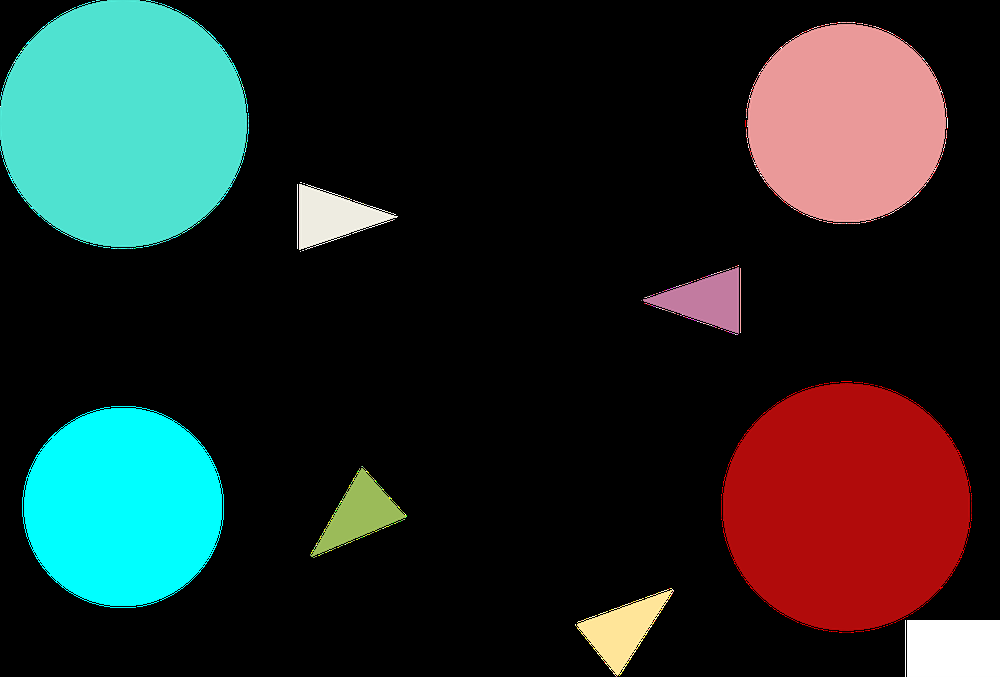
#> input picture circulo.png, 1000 x 677 px, shrunk from 3203 x 2167 before the run, given in place of the camera
$ python nac_r3.py   (older library calls are emulated)
#> lines starting #> are read from the running program, lines starting #| are printed output that depends on the picture; after the words box and inside, x2 and y2 are one past the last pixel; in counts of white or black regions, pixels touching at a corner belong together
# Controla um jogo da sua escolha, programa irá emular o pressionamento das teclas do teclado em função do ângulo de inclinação (ex: ângulo positivo vira para direita, ângulo negativo vira para esquerda se for um jogo de corrida).

# Essa rubrica não pode ser feita no jupyter notebook ou google Colab. Deve ser um programa python .py.

import cv2 as cv
import numpy as np
import math


def encontrar_contornos(mask, frame):
    gray = frame.copy()
    gray = cv.cvtColor(gray, cv.COLOR_BGR2GRAY)
    contornos, _ = cv.findContours(mask, cv.RETR_TREE, cv.CHAIN_APPROX_SIMPLE)

    centres = []
    for i in range(len(contornos)):
        moments = cv.moments(contornos[i])
        centres.append((int(moments['m10']/moments['m00']), int(moments['m01']/moments['m00'])))

    contornos_img = frame.copy()

    if len(centres) == 2:
        cx1=centres[0][0]
        cx2=centres[1][0]
        cy1=centres[0][1]
        cy2=centres[1][1]

        cv.drawContours(contornos_img, contornos, -1, [255, 255, 0], 5)
        cv.line(contornos_img,(cx1,cy1),(cx2, cy2),(100,255,255),2)
        m1 = (cy1 - cy2)/(cx1 - cx2)
        m2 = (cy2 - cy2)/(cx1 - cx2)
        angulo = math.atan((m2-m1)/(1-(m2*m1)))
        angulo_graus = round(math.degrees(angulo))

        font = cv.FONT_HERSHEY_SIMPLEX
        text = f'Angulo da reta: {angulo_graus}'
        textsize = cv.getTextSize(text, font, 1, 1)[0]

        textX = int((contornos_img.shape[1] - textsize[0]) / 2)
        textY = int((contornos_img.shape[0] + textsize[1]) / 2)
        cv.putText(contornos_img, text, (textX, textY), font, 1, (100, 255, 255), 1)
        return contornos_img

    return frame

cv.namedWindow("preview")
vc = cv.VideoCapture(0)


if vc.isOpened():
    rval, frame = vc.read()
#> frame is the input picture: shape (677, 1000, 3); mean B, G, R 40.1, 42.2, 35.8
else:
    rval = False

while rval:
    frame = cv.flip(frame, 1)
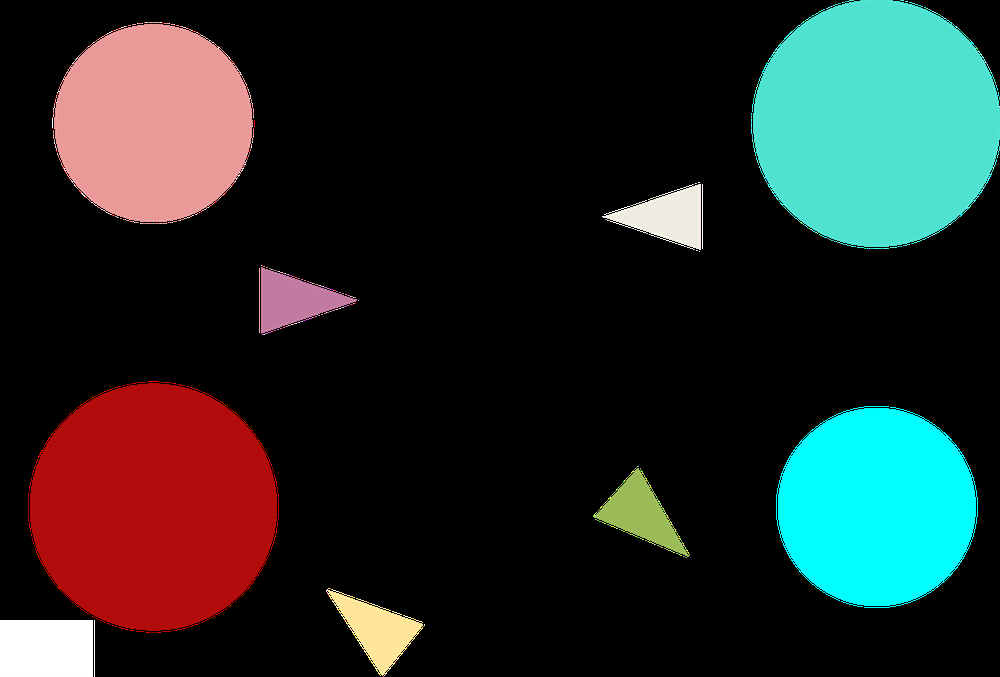
#> frame: shape (677, 1000, 3); mean B, G, R 40.1, 42.2, 35.8
    cframe = frame.copy()
    cframe = cv.cvtColor(cframe,cv.COLOR_BGR2GRAY)
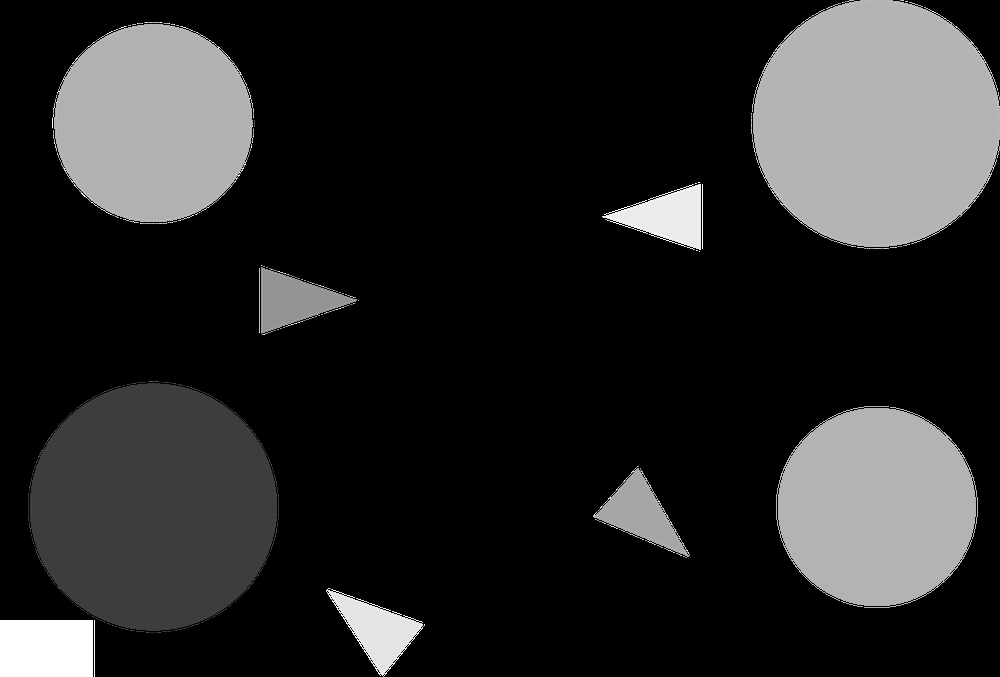
#> cframe: shape (677, 1000); min 0, max 255, mean 40.1

    circles = cv.HoughCircles(cframe,cv.HOUGH_GRADIENT,dp=4,minDist=200,param1=300,param2=150,minRadius=80,maxRadius=120)
#> circles = [[154, 122, 101.6], [878, 510, 99.6], [866, 126, 117.6], [142, 510, 113.2]]

    mask = cframe.copy()
    mask = np.zeros(cframe.shape[:2],dtype="uint8")

    if circles is not None:
        raio = []
        circles = np.uint16(np.around(circles))
#> circles = [[154, 122, 102], [878, 510, 100], [866, 126, 118], [142, 510, 113]]
        for i in circles[0,:2]:
            cv.circle(mask,(i[0],i[1]),i[2],(255,255,0),-1)
            cv.circle(frame,(i[0],i[1]),i[2],(255,255,0),2)
#> this loop made 2 passes
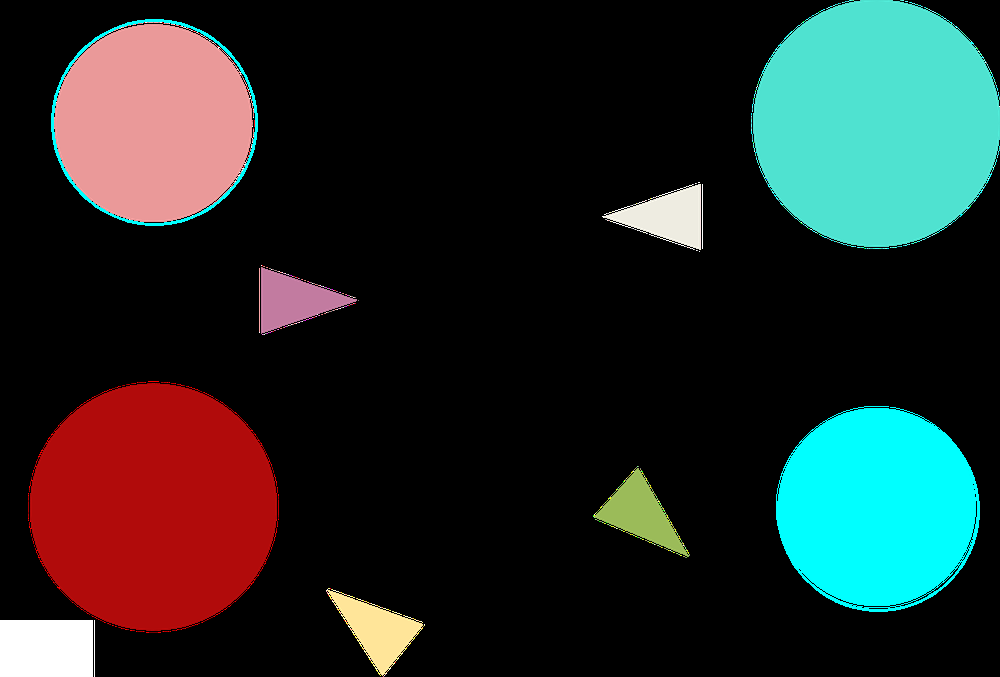
#> frame: shape (677, 1000, 3); 0.42% of pixels changed, all inside (x1, y1, x2, y2) = (51, 19, 980, 612)
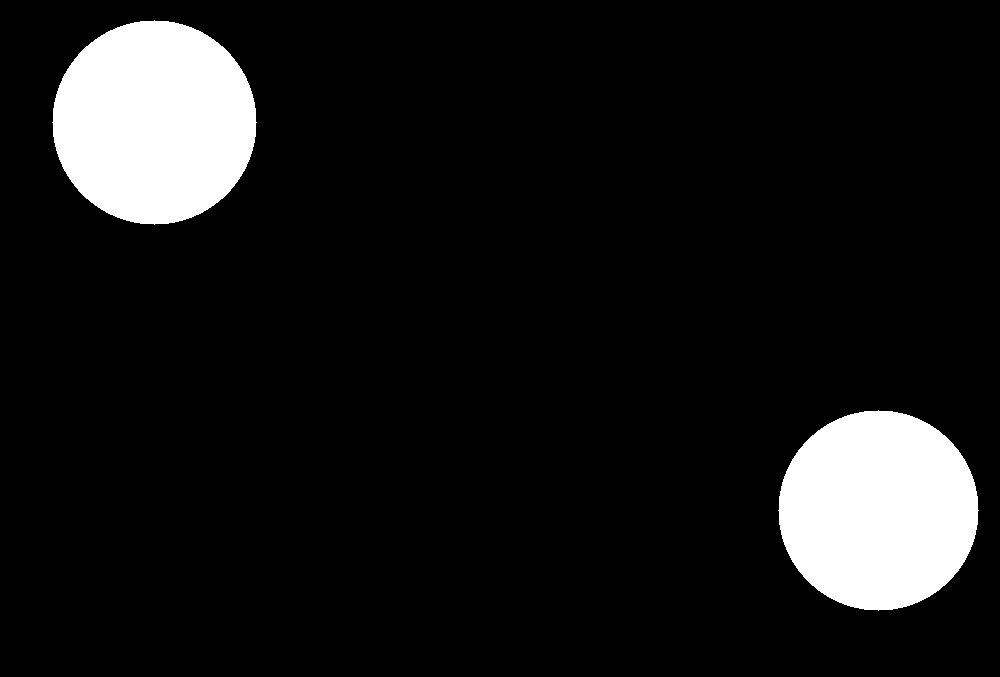
#> mask: shape (677, 1000); 9.5% white; 2 white regions
        frame = encontrar_contornos(mask, frame).copy()
#> in encontrar_contornos, `contornos, _ = cv.findContours(mask, cv.RETR_TREE, cv.CHAIN_APPROX_SIM..`: contornos = 2 contours; box (x1, y1, x2, y2) and area: (52, 20, 257, 225) 32392, (778, 410, 979, 611) 31134
#> the loop in encontrar_contornos, `for i in range(len(contornos)):` made 2 passes
#> after the loop in encontrar_contornos, `for i in range(len(contornos)):`: centres = [(878, 510), (154, 122)]
#> in encontrar_contornos, `cx1=centres[0][0]`: cx1 = 878
#> in encontrar_contornos, `cx2=centres[1][0]`: cx2 = 154
#> in encontrar_contornos, `cy1=centres[0][1]`: cy1 = 510
#> in encontrar_contornos, `cy2=centres[1][1]`: cy2 = 122
#> in encontrar_contornos, `m1 = (cy1 - cy2)/(cx1 - cx2)`: m1 = 0.536
#> in encontrar_contornos, `m2 = (cy2 - cy2)/(cx1 - cx2)`: m2 = 0
#> in encontrar_contornos, `angulo = math.atan((m2-m1)/(1-(m2*m1)))`: angulo = -0.492
#> in encontrar_contornos, `angulo_graus = round(math.degrees(angulo))`: angulo_graus = -28
#> in encontrar_contornos, `font = cv.FONT_HERSHEY_SIMPLEX`: font = 0
#> in encontrar_contornos, `text = f'Angulo da reta: {angulo_graus}'`: text = 'Angulo da reta: -28'
#> in encontrar_contornos, `textsize = cv.getTextSize(text, font, 1, 1)[0]`: textsize = (327, 22)
#> in encontrar_contornos, `textX = int((contornos_img.shape[1] - textsize[0]) / 2)`: textX = 336
#> in encontrar_contornos, `textY = int((contornos_img.shape[0] + textsize[1]) / 2)`: textY = 349
#> in encontrar_contornos, `cv.putText(contornos_img, text, (textX, textY), font, 1, (100, 255, 25..`:
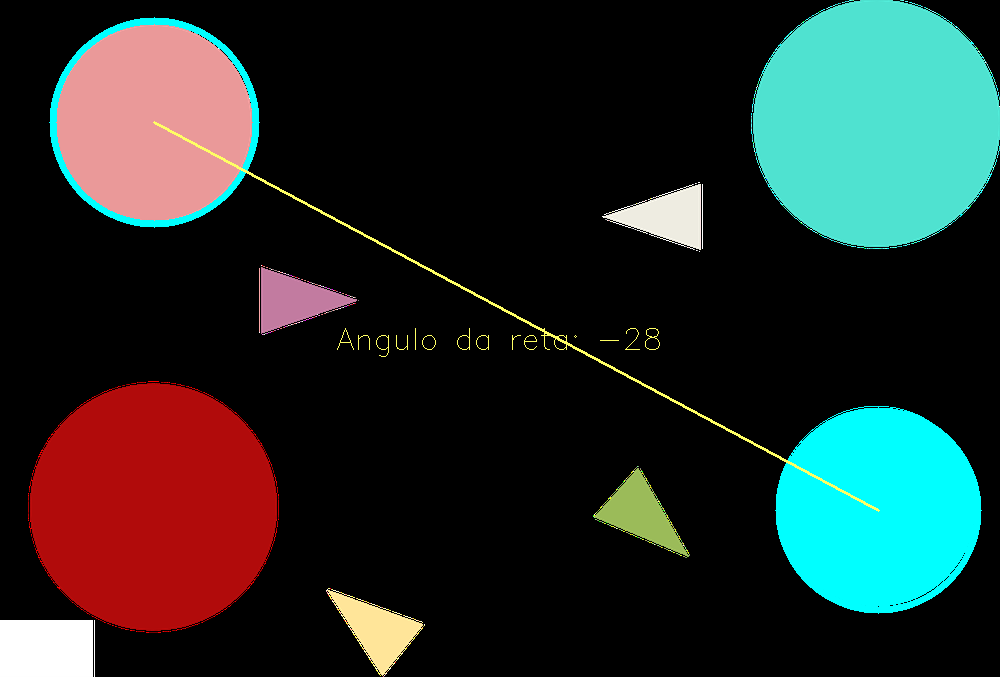
#> contornos_img: shape (677, 1000, 3); mean B, G, R 42.3, 45.1, 36.4

    cv.imshow("preview", frame)


    rval, frame = vc.read()
    key = cv.waitKey(20)
#> (key Esc is pressed here)
    if key == 27: # exit on ESC
        break

vc.release()
cv.destroyWindow("preview")
